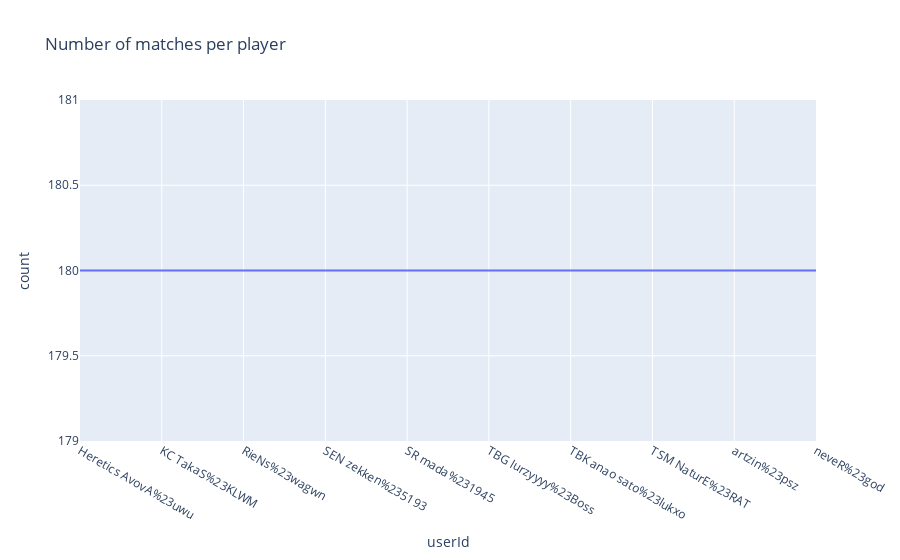

Notebook code for this chart:
### Code cell
fig = px.line(matches_per_player, x = 'userId', y = 'count', title = 'Number of matches per player')
fig.show()

### Figure 1 — Plotly figure (JSON) as saved in the notebook; plotly's stock layout.template omitted (floating-point values rounded to 4 significant figures)
{"data": [{"hovertemplate": "userId=%{x}<br>count=%{y}<extra></extra>", "legendgroup": "", "line": {"color": "#636efa", "dash": "solid"}, "marker": {"symbol": "circle"}, "mode": "lines", "name": "", "orientation": "v", "showlegend": false, "type": "scatter", "x": ["Heretics AvovA%23uwu", "KC TakaS%23KLWM", "RieNs%23wagwn", "SEN zekken%235193", "SR mada%231945", "TBG lurzyyyy%23Boss", "TBK anao sato%23lukxo", "TSM NaturE%23RAT", "artzin%23psz", "neveR%23god"], "xaxis": "x", "y": [180, 180, 180, 180, 180, 180, 180, 180, 180, 180], "yaxis": "y"}], "layout": {"legend": {"tracegroupgap": 0}, "title": {"text": "Number of matches per player"}, "xaxis": {"anchor": "y", "domain": [0, 1], "title": {"text": "userId"}}, "yaxis": {"anchor": "x", "domain": [0, 1], "title": {"text": "count"}}}}
